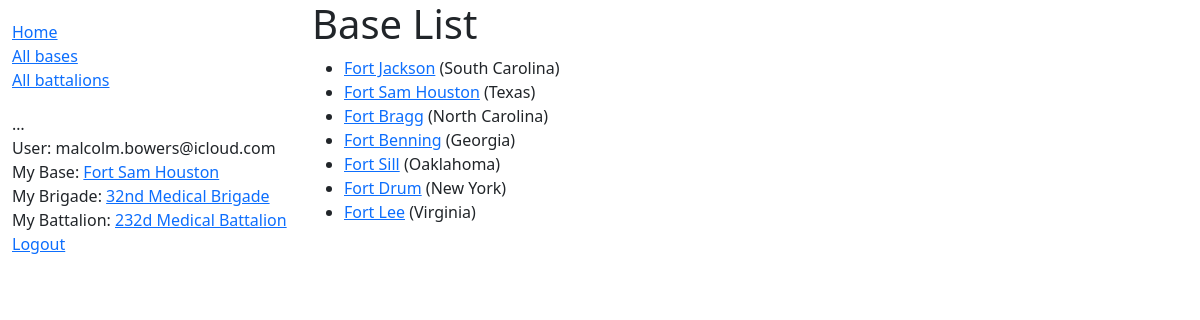
Page /bases/ (signed in) on the committed database.
### accounts/models.py (models this page shows, shortened)
class CustomUser(AbstractBaseUser, PermissionsMixin):
    email = models.EmailField(_("email address"), unique=True)
    is_staff = models.BooleanField(default=False)
    is_active = models.BooleanField(default=True)
    date_joined = models.DateTimeField(default=timezone.now)
    base = models.ForeignKey(Base, on_delete=models.RESTRICT, null=True)
    brigade = models.ForeignKey(Brigade, on_delete=models.RESTRICT, null=True)
    battalion = models.ForeignKey(Battalion, on_delete=models.RESTRICT, null=True)
    USERNAME_FIELD = "email"
    REQUIRED_FIELDS = []
    objects = CustomUserManager()

### app/models.py (models this page shows)
class Base(models.Model):
    name = models.CharField(max_length=200, help_text='Enter the base.')
    location = models.CharField(max_length=200, help_text='Enter the state for this base.')
    def __str__(self):
        return self.name
    def get_absolute_url(self):
        return reverse('base-detail', args=[str(self.id)])

class Brigade(models.Model):
    name = models.CharField(max_length=200, help_text='Enter the Brigade.')
    command = models.ForeignKey(Command, on_delete=models.RESTRICT, null=True)
    base = models.ManyToManyField(Base, null=True, help_text='Select a base for this Brigade.')
    def __str__(self):
        return self.name
    def get_absolute_url(self):
        return reverse('brigade-detail', args=[str(self.id)])

class Battalion(models.Model):
    name = models.CharField(max_length=200, help_text='Enter the Battalion.')
    brigade = models.ForeignKey(Brigade, on_delete=models.RESTRICT, null=True)
    base = models.ManyToManyField(Base, help_text='Select a base for this Battalion.')
    def __str__(self):
        return self.name
    def get_absolute_url(self):
        return reverse('battalion-detail', args=[str(self.id)])

### app/views.py (the view)
# urls.py: path('bases/', views.BaseListView.as_view(), name='bases'),
class BaseListView(generic.ListView):
    model = Base
    context_object_name = 'base_list'
    template_name = 'bases/template_list.html'
    paginate_by = 10

### app/templates/app/base_list.html
{% extends "base_generic.html" %}
{% block content %}
<h1>Base List</h1>
  {% if base_list %}
<ul>
    {% for base in base_list %}
    <li>
        <a href="{{ base.get_absolute_url }}">{{ base.name }}</a> ({{base.location}})
    </li>
    {% endfor %}
</ul>
  {% else %}
<p>There are no bases in the database.</p>
  {% endif %}
{% endblock %}

### app/templates/base_generic.html (shortened to what this page needs)
<!DOCTYPE html>
<html lang="en">
<head>
    <link href="https://cdn.jsdelivr.net/npm/bootstrap@5.1.3/dist/css/bootstrap.min.css" rel="stylesheet">
    {% load static %}
    <link rel="stylesheet" href="{% static 'css/styles.css' %}">
</head>
<body>
    <div class="container-fluid">
        <div class="row">
            <div class="col-sm-3">
                {% block sidebar %}
                <ul class="sidebar-nav">
                    <li><a href="{% url 'index' %}">Home</a></li>
                    <li><a href="{% url 'bases' %}">All bases</a></li>
                    <li><a href="{% url 'battalions' %}">All battalions</a></li>
                </ul>
                <ul class="sidebar-nav">
                    …
                    {% if user.is_authenticated %}
                    <li>User: {{ user.get_username }}</li>
                    <li>My Base: <a href="{{ user.base.get_absolute_url }}">{{ user.base }}</a></li>
                    <li>My Brigade: <a href="{{user.brigade.get_absolute_url }}">{{ user.brigade }}</a></li>
                    <li>My Battalion: <a href="{{ user.battalion.get_absolute_url }}">{{ user.battalion }}</a></li>
                    <li><a href="{% url 'logout' %}?next={{ request.path }}">Logout</a></li>
                    {% else %}
                    <li><a href="{% url 'login' %}?next={{ request.path }}">Login</a></li>
                    {% endif %}
                </ul>
                {% endblock %}
            </div>
            <div class="col-sm-7 ">
                {% block content %}{% endblock %}
            </div>
        </div>
    </div>
</body>
</html>

### app/static/css/styles.css (style rules this page uses)
.sidebar-nav { margin-top: 20px; padding: 0; list-style: none; }

### rows in the picture
CustomUser: get_username "malcolm.bowers@icloud.com", base "Fort Sam Houston", brigade "32nd Medical Brigade", battalion "232d Medical Battalion"
Base: name "Fort Jackson", location "South Carolina"
Base: name "Fort Sam Houston", location "Texas"
Base: name "Fort Bragg", location "North Carolina"
Base: name "Fort Benning", location "Georgia"
Base: name "Fort Sill", location "Oaklahoma"
Base: name "Fort Drum", location "New York"
Base: name "Fort Lee", location "Virginia"
